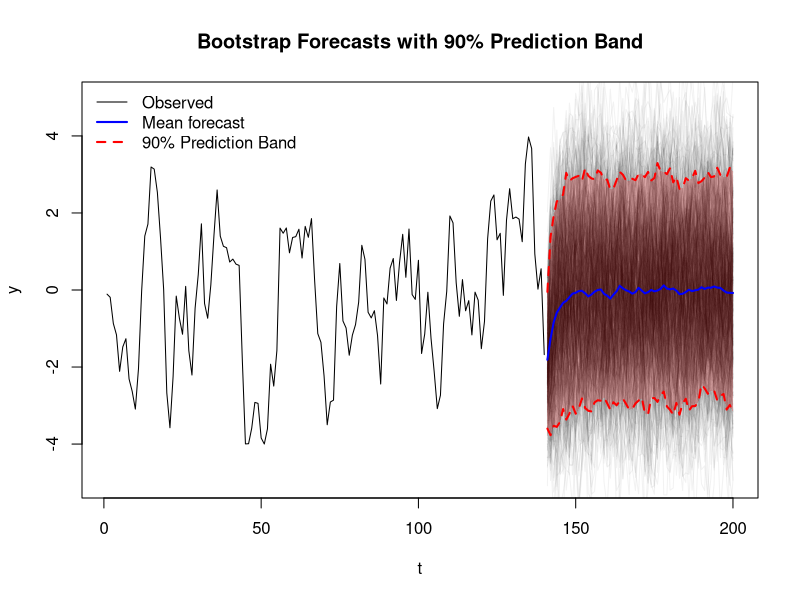
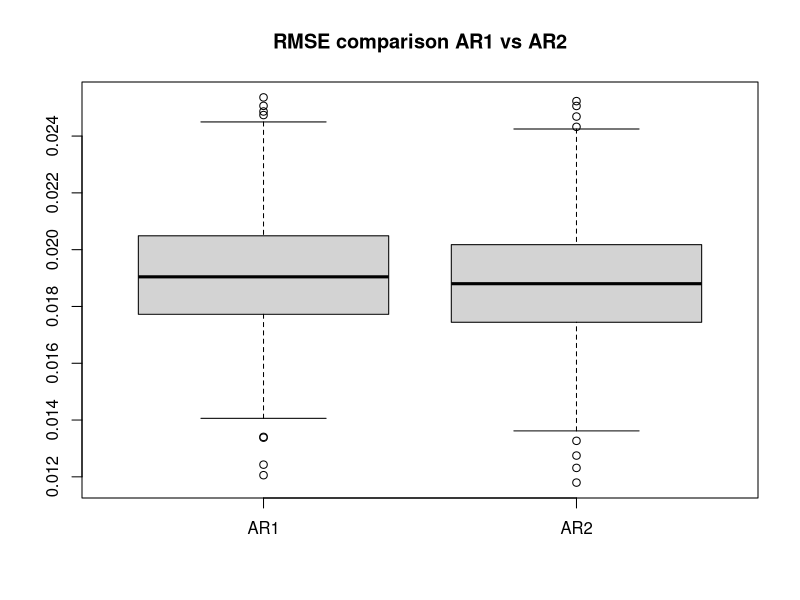
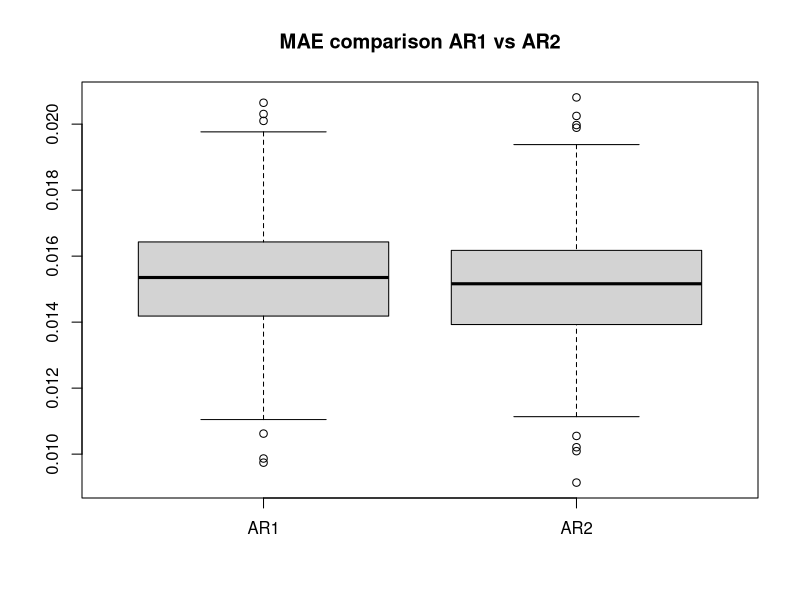
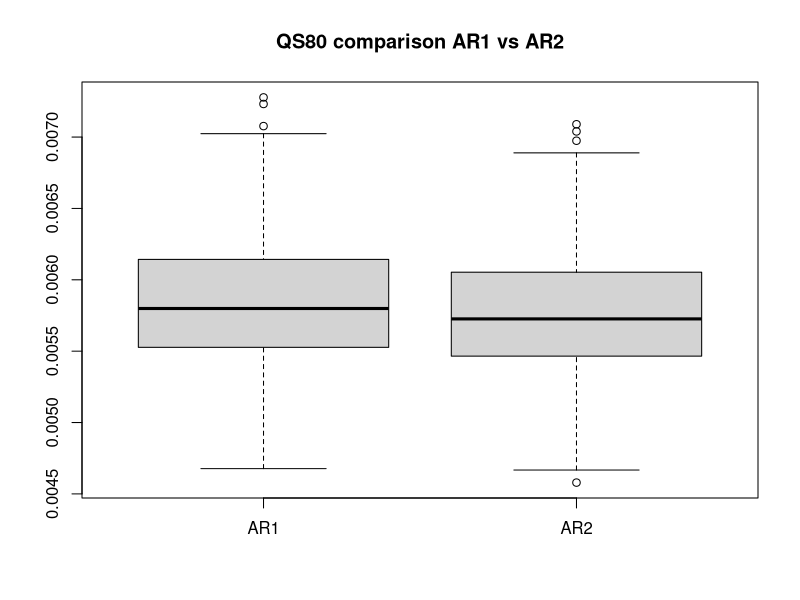

Reproduce these figures in R, in order.
# clean ws
rm(list=ls())

# pkg
library(forecast)

# ex01 generate from arma 1 0 1, fit model on train, parametric bootstrap sample path, compute mean and quantile on these, plot, compute score for both prediction, report score

simulate_arma11 <- function(Y0, eps0, N, phi, theta, sigma) {
  #' Simulate T observations from an ARMA(1,1) process
  #' 
  #' The ARMA(1,1) model is:
  #' Y_t = phi * Y_{t-1} + eps_t + theta * eps_{t-1}
  #' 
  #' where eps_t ~ N(0, sigma^2)
  #' 
  #'  Y0 Starting value for Y at time 0
  #'  eps0 Starting value for innovation at time 0
  #'  T Number of observations to simulate
  #'  phi AR(1) coefficient
  #'  theta MA(1) coefficient
  #'  sigma Standard deviation of the innovation process
  #' 
  #' Return: A list containing:
  #'   Y: vector of T simulated values
  #'   eps: vector of T innovation values
  
  # Initialize vectors
  Y <- numeric(N)
  eps <- numeric(N)
  
  # Generate innovations from N(0, sigma^2)
  eps <- rnorm(N, mean = 0, sd = sigma)
  
  # Simulate ARMA(1,1) process
  for (t in 1:N) {
    if (t == 1) {
      Y[t] <- phi * Y0 + eps[t] + theta * eps0
    } else {
      Y[t] <- phi * Y[t-1] + eps[t] + theta * eps[t-1]
    }
  }
  
  return(list(Y = Y, eps = eps))
}


N <- 200
phi <- 0.6   
theta <- 0.3  
sigma <- 1
Y0<-0
eps0<-0

# Forecasting Package
#y <- arima.sim(n = n, list(ar = phi, ma = theta), sd = sigma)
y<-simulate_arma11(Y0=Y0, eps0=eps0, N=N, phi=phi, theta=theta, sigma=sigma)$Y

# Divide into train and test set
p_train <- 0.7
n_train <- floor(N * p_train)
y_train <- y[1:n_train]
y_test <- y[(n_train+1):N]
h <- length(y_test)


fit <- Arima(y_train, order = c(1,0,1), include.mean = FALSE)

# fable package
# fit <- leisure |>
#  model(arima = ARIMA(y ~ pdq(1, 0, 1)))


B <- 500  # number of bootstrap paths
boot_preds <- matrix(NA, nrow = h, ncol = B)

# generate paths
for(b in 1:B){
  #boot_path <- simulate(fit, nsim = h, bootstrap = TRUE)
  #boot_preds[,b] <- boot_path
  
  boot_preds[,b] <- simulate_arma11(Y0=y_train[n_train], eps0=fit$residuals[n_train], N=h, phi=fit$coef["ar1"], theta=fit$coef["ma1"], sigma=sqrt(fit$sigma2))$Y
}


pred_mean <- apply(boot_preds, 1, mean)
alpha <- .1
pred_q_upper <- apply(boot_preds, 1, function(x) quantile(x, probs = 1- alpha/2))
pred_q_lower <- apply(boot_preds, 1, function(x) quantile(x, probs = alpha/2))

plot(y, type="l", col="white", main="Bootstrap Forecasts with 90% Prediction Band",
     ylab="y", xlab="t", ylim=c(-5,5))
lines(y[1:n_train])
# plot bootstrap paths
for(b in 1:B){
  lines(n_train + 1:h, boot_preds[,b], col=rgb(0,0,0,alpha=0.05))
}

# quantile forecast band
lines(n_train + 1:h, pred_q_upper, col="red", lwd=2, lty=2)
lines(n_train + 1:h, pred_q_lower, col="red", lwd=2, lty=2)

# shaded area for prediction band
polygon(c(n_train + 1:h, rev(n_train + 1:h)),
        c(pred_q_upper, rev(pred_q_lower)),
        col=rgb(1,0,0,alpha=0.2), border=NA)

# mean forecast
lines(n_train + 1:h, pred_mean, col="blue", lwd=2)

legend("topleft",
       legend=c("Observed","Mean forecast","90% Prediction Band"),
       col=c("black","blue","red"), lty=c(1,1,2), lwd=c(1,2,2), bty="n")

# rmse on predicted mean
rmse_mean <- sqrt(mean((y_test - pred_mean)^2))
rmse_q_upper <- sqrt(mean((y_test - pred_q_upper)^2))

# quantile score on predicted quantile
mean_qs_upper <- mean(
  (1-alpha/2 - 1)*(y_test - pred_q_upper)*(y_test < pred_q_upper) +
    (1-alpha/2)*(y_test - pred_q_upper)*(y_test >= pred_q_upper)
)

# quantile score on mean
mean_qs_mean <- mean(
  (0.5 - 1)*(y_test - pred_mean)*(y_test < pred_mean) +
    (0.5)*(y_test - pred_mean)*(y_test >= pred_mean)
)


# print results
cat(paste0("RMSE on mean forecast: ", round(rmse_mean,4), "\n"))
cat(paste0("Mean Quantile Score on mean forecast: ", round(mean_qs_mean,4), "\n"))

cat(paste0("RMSE on 95% quantile forecast: ", round(rmse_q_upper,4), "\n"))
cat(paste0("Mean Quantile Score on 95% quantile forecast: ", round(mean_qs_upper,4), "\n"))


# ex2 - simulation study: generate from AR2 model, fit AR1 model and AR2 model, compute rmse, mae and qnatile score on predicted 80% quantile, represent effect of model mispecification with boxplot


simulate_ar2 <- function(Y1, Y0, N, phi1, phi2, sigma) {
  #' Simulate T observations from an ARMA(1,1) process
  #' 
  #' The AR(2) model is:
  #' Y_t = phi_1 * Y_{t-1} + phi_2 * Y_{t-2}  + eps_t
  #' 
  #' where eps_t ~ N(0, sigma^2)
  #' 
  #'  Y1,Y0 Starting value for Y at time 0
  #'  N Number of observations to simulate
  #'  sigma Standard deviation of the innovation process
  #' 
  #' Return: A list containing:
  #'   Y: vector of T simulated values
  
  # Initialize vectors
  Y <- numeric(N)
  
  # Generate innovations from N(0, sigma^2)
  eps <- rnorm(N, mean = 0, sd = sigma)
  
  # Simulate ARMA(1,1) process
  for (t in 2:N) {
    if (t == 2) {
      Y[t] <- phi1 * Y1+ phi2 * Y0 + eps[t]
    } else {
      Y[t] <- phi1 * Y[t-1]+ phi2 * Y[t-2] + eps[t]
    }
  }
  
  return(list(Y = Y))
}


# Simulation
B <- 500
n=500
phi <- c(.9, -.8)
sigma_eps <- .01
p_training = 0.7


alpha <- 0.8  # 80% quantile

# create mat for storing results
mat_results <- matrix(NA, nrow = B, ncol = 6)

for(b in seq(B)){

  set.seed(1234+b)
  #generate y
  y = simulate_ar2(Y1=0, Y0=0, N=500, phi1=0.9, phi2=-0.8, sigma=0.01)$Y
  # split in training and test and proportion given
  y_train = y[1:floor(n*p_training)]
  y_test = y[(floor(n*p_training)+1):n]
  # fit AR1 model
  fit_ar1 <- Arima(y_train, order = c(1,0,0), include.mean = FALSE)
  # fit AR2 model
  fit_ar2 <- Arima(y_train, order = c(2,0,0), include.mean = FALSE)
  # predict on test set with both model
  pred_ar1 <- forecast(fit_ar1, h = length(y_test))
  pred_ar2 <- forecast(fit_ar2, h = length(y_test))
  # compute RMSE for both models
  rmse_ar1 <- sqrt(mean((y_test - pred_ar1$mean)^2))
  rmse_ar2 <- sqrt(mean((y_test - pred_ar2$mean)^2))
  # compute the MAE for both models
  mae_ar1 <- mean(abs(y_test - pred_ar1$mean))
  mae_ar2 <- mean(abs(y_test - pred_ar2$mean))
  # 80% quantile forecasts
  q80_ar1 <- pred_ar1$upper[,1]
  q80_ar2 <- pred_ar2$upper[,1]
  
  # Quantile score 
  qs_ar1 <- (alpha-1) * (y_test - q80_ar1) * (y_test < q80_ar1) +
    (alpha) * (y_test - q80_ar1) * (y_test >= q80_ar1)
  
  qs_ar2 <-  (alpha-1) * (y_test - q80_ar2) * (y_test < q80_ar2) +
    (alpha) * (y_test - q80_ar2) * (y_test >= q80_ar2)
  
  # compute mean score qantile score
  mean_qs_ar1 = mean(qs_ar1)
  mean_qs_ar2 = mean(qs_ar2)
  
  # store results in matrix
  mat_results[b, ] = c(rmse_ar1, rmse_ar2, mae_ar1, mae_ar2, mean_qs_ar1, mean_qs_ar2)
  
  cat(paste0(b, "\n"))
}

# plot results
colnames(mat_results) <- c("RMSE_AR1", "RMSE_AR2", "MAE_AR1", "MAE_AR2", "QS80_AR1", "QS80_AR2")
# boxplot comparing ar1 vs ar 2 for each metric
boxplot(mat_results[,1:2], main = "RMSE comparison AR1 vs AR2", names = c("AR1", "AR2"))
boxplot(mat_results[,3:4], main = "MAE comparison AR1 vs AR2", names = c("AR1", "AR2"))
boxplot(mat_results[,5:6], main = "QS80 comparison AR1 vs AR2", names = c("AR1", "AR2"))
